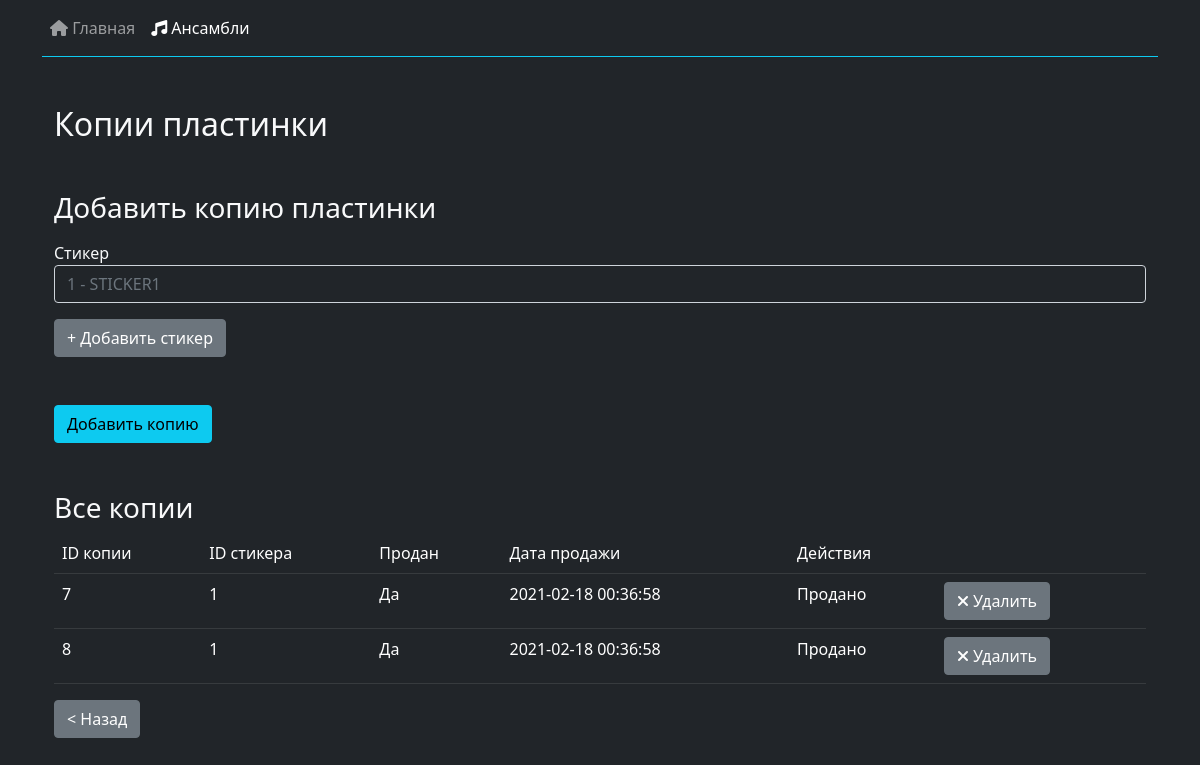
Page /record-copies?record_id=2 on the committed database.
### models.py (models this page shows)
class RecordCopy(db.Model):
    id = db.Column(db.Integer, primary_key=True, autoincrement=True)
    record_id = db.Column(db.Integer, db.ForeignKey('record.id'), nullable=False)
    sticker_id = db.Column(db.Integer, db.ForeignKey('sticker.id'), nullable=False)
    sold = db.Column(db.Boolean, nullable=False)
    date_sold = db.Column(db.DateTime)
    record = db.relationship('Record',
                             backref=db.backref('record_copy', lazy='dynamic'))

### app.py (the view)
@app.route('/record-copies')
def record_copies():
    record_id = request.args.get('record_id')
    ensemble_id = request.args.get('ensemble_id')
    copies = RecordCopy.query.filter_by(record_id=record_id).all()
    stickers = Sticker.query.all()
    delete_id = request.args.get('delete_id')
    sold_id = request.args.get('sold_id')
    if delete_id:
        record_copy = RecordCopy.query.filter_by(id=delete_id).first()
        db.session.delete(record_copy)
        db.session.commit()
        return redirect('/record-copies?ensemble_id=' + ensemble_id + '&record_id=' + record_id)
    if sold_id:
        record_copy = RecordCopy.query.filter_by(id=sold_id).first()
        record_copy.sold = 1
        record_copy.date_sold = datetime.now()
        db.session.commit()
        return redirect('/record-copies?ensemble_id=' + ensemble_id + '&record_id=' + record_id)
    return render_template('record_copies.html', copies=copies, stickers=stickers, record_id=record_id,
                           ensemble_id=ensemble_id)

### templates/record_copies.html (shortened to what this page needs)
<!doctype html>
<html lang="en">
<head>
    <link href="https://cdn.jsdelivr.net/npm/bootstrap@5.0.0-beta1/dist/css/bootstrap.min.css" rel="stylesheet"
>
</head>
<body style="background-color:#212529 !important">
<div class="container">
    <nav class="navbar navbar-expand-sm bg-dark navbar-dark border-bottom border-info">
        <ul class="navbar-nav ">
             <li class="nav-item">
                 <a class="nav-link" href="/"><i class="fa fa-home" aria-hidden="true"></i> Главная</a>
            </li>
            <li class="nav-item">
                <a class="nav-link active ml-2" href="/ensembles"><i class="fa fa-music" aria-hidden="true"></i> Ансамбли</a>
            </li>
        </ul>
    </nav>
<div class="container">
    <h2 class="text-light mt-5">Копии пластинки</h2>
    <h3 class="text-light mt-5">Добавить копию пластинки</h3>
    <form action="/add-record-copy" method="post">
       <div class="form-group mt-3">
        <label class="text-light for="sticker_id">Стикер</label>
                    <select class="form-control bg-dark text-muted" name="sticker_id" id="sticker_id">
                        {% for sticker in stickers %}
                        <option value="{{ sticker.id }}">{{ sticker.id }} - {{ sticker.comment }}</option>
                        {% endfor %}
                    </select>
       </div>
          <a  class="btn btn-secondary mt-3" href="/add-sticker?record_id={{ record_id }}&ensemble_id={{ ensemble_id }}"> + Добавить стикер</a><br>
        <button class="btn btn-info mt-5" type="submit">Добавить копию</button>
    </form>
    <h3 class="text-light mt-5" > Все копии</h3>
    <table class="table table-dark">
        <tr>
            <td>ID копии</td>
            <td>ID стикера</td>
            <td>Продан</td>
            <td>Дата продажи</td>
            <td colspan="2">Действия</td>
        </tr>
        {% for copy in copies %}
        <tr>
            <td>{{ copy.id }}</td>
            <td>{{ copy.sticker_id }}</td>
            <td>{% if copy.sold %}
                Да
                {% else %}
                Нет
                {% endif %}
            </td>
            <td>
                {% if copy.date_sold %}
                {{ copy.date_sold.strftime('%Y-%m-%d %H:%M:%S') }}
                {% else %}
                (нет)
                {% endif %}
            </td>
            <td>
                {% if copy.sold %}
                Продано
                {% else %}
                <a class="btn btn-success" href="/record-copies?ensemble_id={{ ensemble_id }}&record_id={{ record_id }}&sold_id={{ copy.id }}">Продать</a>
                {% endif %}
            </td>
            <td>
                <a class="btn btn-secondary" href="/record-copies?ensemble_id={{ ensemble_id }}&record_id={{ record_id }}&delete_id={{ copy.id }}"> <i class="fa fa-times" aria-hidden="true"></i> Удалить</a>
            </td>
        </tr>
        {% endfor %}
    </table>
    <a  class="btn btn-secondary" href="/records?ensemble_id={{ ensemble_id }}"> < Назад </a> &nbsp;
</div>
</body>
</html>

### rows in the picture
RecordCopy: id "7", sticker_id "1", sold "Да", date_sold "2021-02-18 00:36:58"
RecordCopy: id "8", sticker_id "1", sold "Да", date_sold "2021-02-18 00:36:58"

### other values in the picture
form field sticker_id "1 - STICKER1"
